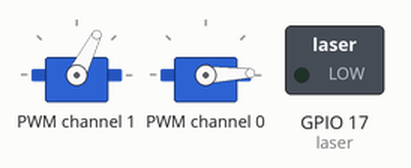
Simulated run of this program. Board: Raspberry Pi (BCM pin numbers). Parts: 2 × servo, switched loads named in the program (green lamp = pin HIGH). What the program prints to the terminal is not drawn. At 1.0 s the program stops and its outputs stay as they are.

Above: at 0.1 s.
At 1.1 s:
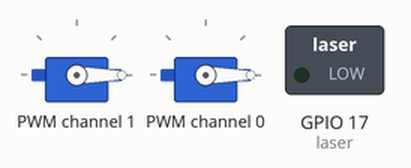
Timing chart, 0 to 2.5 s (numbered marks = the images above):
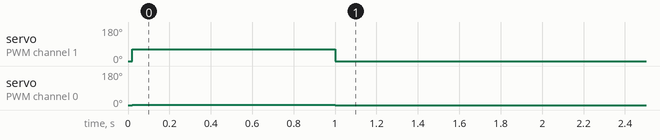

The program:

module_servo_controller.py
```python
# 서보 컨트롤러 채널 번호
CHANNEL_SERVO_XY = 0
CHANNEL_SERVO_YZ = 1

# 서보 모터 6221MG의 최소, 최대 펄스 폭
# 500us ~ 2500us
SERVO_MIN_PULSE = 500
SERVO_MAX_PULSE = 2500

# 레이저의 초기 위치 (카메라와의 거리)
LASER_X = 0
LASER_Y = 0
LASER_Z = 0

# 레이저 GPIO 핀 번호
PIN_LASER = 17

# PID 제어를 위한 비례 상수 (1이면 영향 없음)
PID_P = 1

import math
import time
from adafruit_servokit import ServoKit
from gpiozero import LED

class Turret:
    def __init__(self):
        # 서보 컨트롤러 객체 생성
        self.kit = ServoKit(channels=16)

        # xz평면, yz평면 서보 모터 초기화
        self.servo_xy = self.kit.servo[CHANNEL_SERVO_XY]
        self.servo_yz = self.kit.servo[CHANNEL_SERVO_YZ]
        self.servo_xy.set_pulse_width_range(SERVO_MIN_PULSE, SERVO_MAX_PULSE)
        self.servo_yz.set_pulse_width_range(SERVO_MIN_PULSE, SERVO_MAX_PULSE)
        self.servos = [self.servo_xy, self.servo_yz]
        self.servo_yz.angle = 0
        self.servo_xy.angle = 0

        # 레이저 초기화
        self.laser = LED(PIN_LASER)

    def look_at(self, x, y, z):
        angle_xy = self.calculate_angle(x, y)
        angle_yz = self.calculate_angle(y, z)

        self.servo_xy.angle = pid(angle_xy)
        self.servo_yz.angle = pid(angle_yz)

    def calculate_angle(self, x, y):
        if x == 0 and y == 0:
            return 0
        angle = math.degrees(math.atan2(y, x))
        return angle

    def off(self):
        self.kit.servo[CHANNEL_SERVO_XY].angle = 0
        self.kit.servo[CHANNEL_SERVO_YZ].angle = 0
        self.laser.off()

def pid(angle):
    angle /= PID_P

    if angle > 180:
        angle = 180
    elif angle < 0:
        angle = 0
    return angle

turret = Turret()

# ------Example usage------
# 시간 측정
print(turret.kit)
turret.look_at(1200, 50, 100)

time.sleep(1)

# -------------------------

turret.off()
```

Measured:
- by itself, servo on PWM channel 1: 0° → 63° at 0.02 s, → 0° 0.98 s later
- by itself, servo on PWM channel 0: 0° → 2° at 0.02 s, → 0° 0.98 s later
